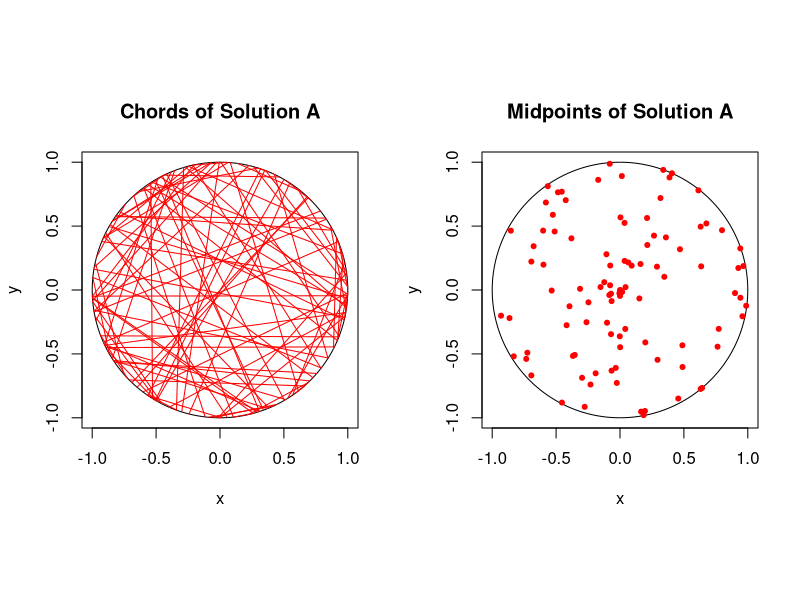
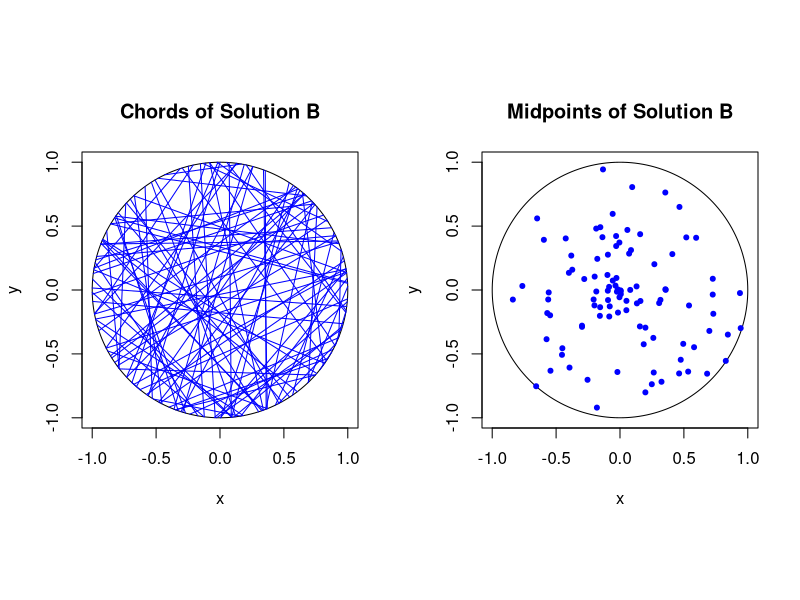
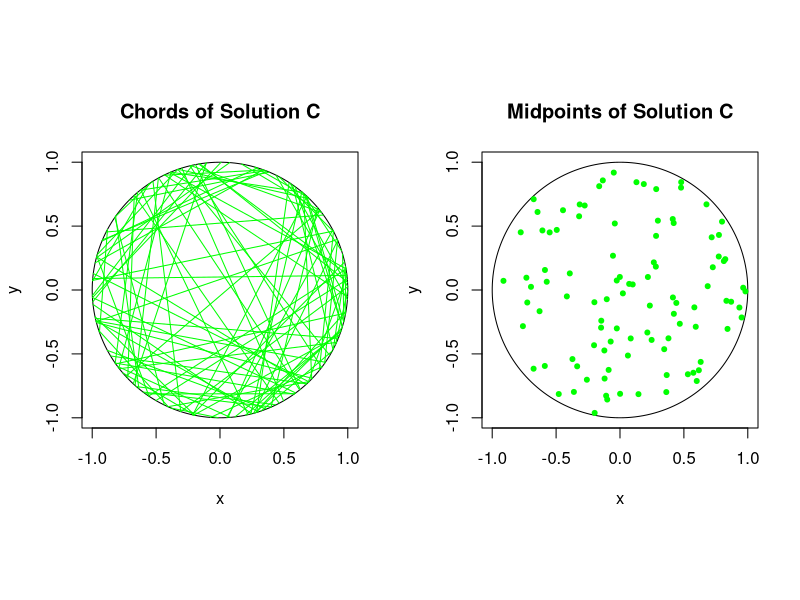

R code for these plots, in order:
# Illustrate the three solutions of the Bertrand paradox on a disk.
# The paradox asks what is the probability of a random chord in a 
# circle being greater than a side of equilateral triangle inscribed in
# the circle. Traditionally this problem has three different solutions.
# The three solutions are labelled A, B and C, which correspond to
# solutions 1, 2 and 3 in, for example, the Wikipedia article:
# https://en.wikipedia.org/wiki/Bertrand_paradox_(probability)
# The empirical estimates are also done for the probability of the chord 
# length being greater than the side of the triangle. 
# The results are not plotted if the number of lines is equal to or 
# greater than a thousand (ie numbLines<1000 for plotting).
# Author: H. Paul Keeler, 2019.

###START Parameters START###
#Simulation disk dimensions
xx0=0; yy0=0; #center of disk
r=1; #disk radius
numbLines=10^2;#number of lines
###END Parameters END###

###START Simulate three solutions on a disk START###
#Solution A
thetaA1=2*pi*runif(numbLines); #choose angular component uniformly
thetaA2=2*pi*runif(numbLines); #choose angular component uniformly

#calculate segment endpoints
xxA1=xx0+r*cos(thetaA1);
yyA1=yy0+r*sin(thetaA1);
xxA2=xx0+r*cos(thetaA2);
yyA2=yy0+r*sin(thetaA2);
#calculate midpoints of segments
xxA0=(xxA1+xxA2)/2; yyA0=(yyA1+yyA2)/2;

#Solution B
thetaB=2*pi*runif(numbLines); #choose angular component uniformly
pB=r*runif(numbLines); #choose radial component uniformly
qB=sqrt(r^2-pB^2); #distance to circle edge (along line)

#calculate trig values
sin_thetaB=sin(thetaB);
cos_thetaB=cos(thetaB);

#calculate segment endpoints
xxB1=xx0+pB*cos_thetaB+qB*sin_thetaB;
yyB1=yy0+pB*sin_thetaB-qB*cos_thetaB;
xxB2=xx0+pB*cos_thetaB-qB*sin_thetaB;
yyB2=yy0+pB*sin_thetaB+qB*cos_thetaB;
#calculate midpoints of segments
xxB0=(xxB1+xxB2)/2; yyB0=(yyB1+yyB2)/2;

#Solution C
#choose a point uniformly in the disk
thetaC=2*pi*runif(numbLines); #choose angular component uniformly
pC=r*sqrt(runif(numbLines)); #choose radial component
qC=sqrt(r^2-pC^2); #distance to circle edge (alonge line)

#calculate trig values
sin_thetaC=sin(thetaC);
cos_thetaC=cos(thetaC);

#calculate segment endpoints
xxC1=xx0+pC*cos_thetaC+qC*sin_thetaC;
yyC1=yy0+pC*sin_thetaC-qC*cos_thetaC;
xxC2=xx0+pC*cos_thetaC-qC*sin_thetaC;
yyC2=yy0+pC*sin_thetaC+qC*cos_thetaC;
#calculate midpoints of segments
xxC0=(xxC1+xxC2)/2; yyC0=(yyC1+yyC2)/2;
###END Simulate three solutions on a disk END###

#Plot if there are less than a thousand lines.
if (numbLines<1000) {
  #create points for circle 
  t=seq(0,2*pi,len=200);
  xp=r*cos(t); yp=r*sin(t);
  
  ### START Plotting START###
  #Solution A
  #plot.new();
  par(mfrow=c(1,2));
  par(pty="s"); #use square plotting region
  plot(xx0+xp,yy0+yp,xlab='x',ylab='y',type="l", col='black',main='Chords of Solution A');
  #plot segments of Solution A
  segments(xxA1,yyA1,xxA2,yyA2,col='red'); 
  #draw circle
  par(pty="s"); #use square plotting region
  plot(xx0+xp,yy0+yp,xlab='x',ylab='y',type="l", col='black',main='Midpoints of Solution A');
  #plot midpoints of Solution A
  points(xxA0,yyA0,pch=20,col='red');  
  
  #Solution B
  #plot.new();
  par(mfrow=c(1,2));
  par(pty="s"); #use square plotting region
  plot(xx0+xp,yy0+yp,xlab='x',ylab='y',type="l", col='black',main='Chords of Solution B');
  #plot segments of Solution B
  segments(xxB1,yyB1,xxB2,yyB2,col='blue'); 
  #draw circle
  par(pty="s"); #use square plotting region
  plot(xx0+xp,yy0+yp,xlab='x',ylab='y',type="l", col='black',main='Midpoints of Solution B');
  #plot midpoints of Solution B
  points(xxB0,yyB0,pch=20,col='blue'); 
  
  #Solution C
  #plot.new();
  par(mfrow=c(1,2));
  par(pty="s"); #use square plotting region
  plot(xx0+xp,yy0+yp,xlab='x',ylab='y',type="l", col='black',main='Chords of Solution C');
  #plot segments of Solution C
  segments(xxC1,yyC1,xxC2,yyC2,col='green'); 
  #draw circle
  par(pty="s"); #use square plotting region
  plot(xx0+xp,yy0+yp,xlab='x',ylab='y',type="l", col='black',main='Midpoints of Solution C');
  #plot midpoints of Solution C
  points(xxC0,yyC0,pch=20,col='green'); 
  ###END Plotting END###
}
